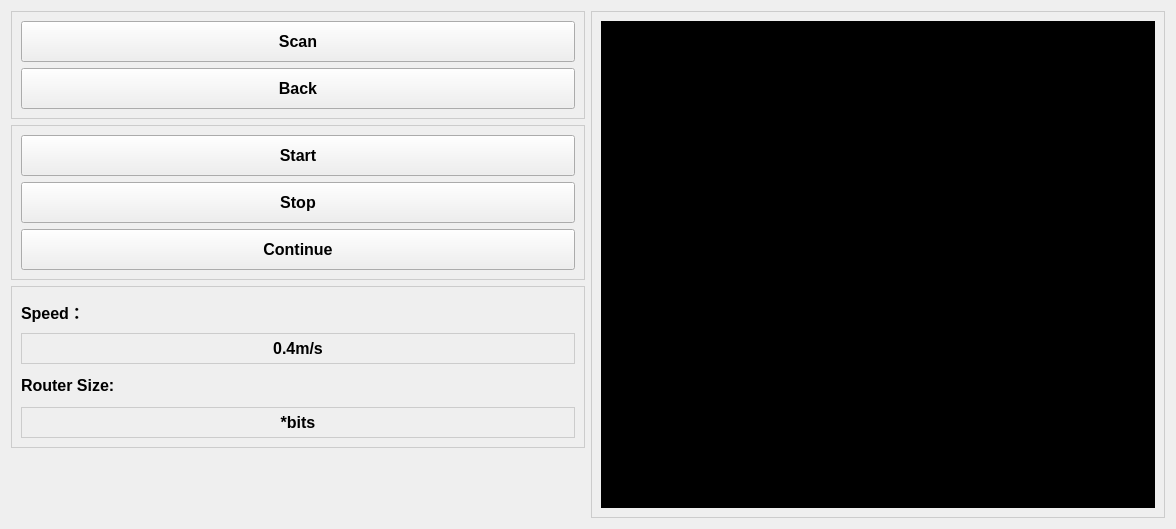
<?xml version="1.0" encoding="UTF-8"?>
<ui version="4.0">
 <class>Form</class>
 <widget class="QWidget" name="Form">
  <property name="geometry">
   <rect>
    <x>0</x>
    <y>0</y>
    <width>1176</width>
    <height>529</height>
   </rect>
  </property>
  <property name="windowTitle">
   <string>CNC_UI</string>
  </property>
  <property name="styleSheet">
   <string notr="true">QFrame#frame{
border:1px solid #cccccc;
}
QFrame#frame_2{
border:1px solid #cccccc;
}
QFrame#frame_3{
border:1px solid #cccccc;
}
QFrame#zoom_frame{
border:1px solid #cccccc;
}</string>
  </property>
  <layout class="QHBoxLayout" name="horizontalLayout" stretch="0,0">
   <item>
    <layout class="QVBoxLayout" name="verticalLayout_5">
     <item>
      <widget class="QFrame" name="frame">
       <property name="styleSheet">
        <string notr="true"/>
       </property>
       <property name="frameShape">
        <enum>QFrame::StyledPanel</enum>
       </property>
       <property name="frameShadow">
        <enum>QFrame::Raised</enum>
       </property>
       <layout class="QVBoxLayout" name="verticalLayout" stretch="0,0">
        <item>
         <widget class="QPushButton" name="scan_btn">
          <property name="minimumSize">
           <size>
            <width>121</width>
            <height>41</height>
           </size>
          </property>
          <property name="font">
           <font>
            <family>Arial</family>
            <pointsize>12</pointsize>
            <weight>75</weight>
            <bold>true</bold>
           </font>
          </property>
          <property name="text">
           <string>Scan</string>
          </property>
         </widget>
        </item>
        <item>
         <widget class="QPushButton" name="back_btn">
          <property name="minimumSize">
           <size>
            <width>121</width>
            <height>41</height>
           </size>
          </property>
          <property name="font">
           <font>
            <family>Arial</family>
            <pointsize>12</pointsize>
            <weight>75</weight>
            <bold>true</bold>
           </font>
          </property>
          <property name="text">
           <string>Back</string>
          </property>
         </widget>
        </item>
       </layout>
      </widget>
     </item>
     <item>
      <widget class="QFrame" name="frame_2">
       <property name="styleSheet">
        <string notr="true"/>
       </property>
       <property name="frameShape">
        <enum>QFrame::StyledPanel</enum>
       </property>
       <property name="frameShadow">
        <enum>QFrame::Raised</enum>
       </property>
       <layout class="QVBoxLayout" name="verticalLayout_2">
        <item>
         <widget class="QPushButton" name="start_btn">
          <property name="minimumSize">
           <size>
            <width>121</width>
            <height>41</height>
           </size>
          </property>
          <property name="font">
           <font>
            <family>Arial</family>
            <pointsize>12</pointsize>
            <weight>75</weight>
            <bold>true</bold>
           </font>
          </property>
          <property name="text">
           <string>Start</string>
          </property>
         </widget>
        </item>
        <item>
         <widget class="QPushButton" name="stop_btn">
          <property name="minimumSize">
           <size>
            <width>121</width>
            <height>41</height>
           </size>
          </property>
          <property name="font">
           <font>
            <family>Arial</family>
            <pointsize>12</pointsize>
            <weight>75</weight>
            <bold>true</bold>
           </font>
          </property>
          <property name="text">
           <string>Stop</string>
          </property>
         </widget>
        </item>
        <item>
         <widget class="QPushButton" name="continue_btn">
          <property name="minimumSize">
           <size>
            <width>121</width>
            <height>41</height>
           </size>
          </property>
          <property name="font">
           <font>
            <family>Arial</family>
            <pointsize>12</pointsize>
            <weight>75</weight>
            <bold>true</bold>
           </font>
          </property>
          <property name="text">
           <string>Continue</string>
          </property>
         </widget>
        </item>
       </layout>
      </widget>
     </item>
     <item>
      <widget class="QFrame" name="frame_3">
       <property name="styleSheet">
        <string notr="true"/>
       </property>
       <property name="frameShape">
        <enum>QFrame::StyledPanel</enum>
       </property>
       <property name="frameShadow">
        <enum>QFrame::Raised</enum>
       </property>
       <layout class="QVBoxLayout" name="verticalLayout_3">
        <item>
         <widget class="QLabel" name="label">
          <property name="minimumSize">
           <size>
            <width>121</width>
            <height>31</height>
           </size>
          </property>
          <property name="font">
           <font>
            <family>Arial</family>
            <pointsize>12</pointsize>
            <weight>75</weight>
            <bold>true</bold>
           </font>
          </property>
          <property name="text">
           <string>Speed：</string>
          </property>
         </widget>
        </item>
        <item>
         <widget class="QLabel" name="speed_label">
          <property name="minimumSize">
           <size>
            <width>121</width>
            <height>31</height>
           </size>
          </property>
          <property name="font">
           <font>
            <family>Arial</family>
            <pointsize>12</pointsize>
            <weight>75</weight>
            <bold>true</bold>
           </font>
          </property>
          <property name="styleSheet">
           <string notr="true">border:1px solid #cccccc;</string>
          </property>
          <property name="text">
           <string>0.4m/s</string>
          </property>
          <property name="alignment">
           <set>Qt::AlignCenter</set>
          </property>
         </widget>
        </item>
        <item>
         <widget class="QLabel" name="label_2">
          <property name="minimumSize">
           <size>
            <width>121</width>
            <height>31</height>
           </size>
          </property>
          <property name="font">
           <font>
            <family>Arial</family>
            <pointsize>12</pointsize>
            <weight>75</weight>
            <bold>true</bold>
           </font>
          </property>
          <property name="text">
           <string>Router Size:</string>
          </property>
         </widget>
        </item>
        <item>
         <widget class="QLabel" name="bits_label">
          <property name="minimumSize">
           <size>
            <width>121</width>
            <height>31</height>
           </size>
          </property>
          <property name="font">
           <font>
            <family>Arial</family>
            <pointsize>12</pointsize>
            <weight>75</weight>
            <bold>true</bold>
           </font>
          </property>
          <property name="styleSheet">
           <string notr="true">border:1px solid #cccccc;</string>
          </property>
          <property name="text">
           <string>*bits</string>
          </property>
          <property name="alignment">
           <set>Qt::AlignCenter</set>
          </property>
         </widget>
        </item>
       </layout>
      </widget>
     </item>
     <item>
      <spacer name="verticalSpacer_2">
       <property name="orientation">
        <enum>Qt::Vertical</enum>
       </property>
       <property name="sizeHint" stdset="0">
        <size>
         <width>20</width>
         <height>40</height>
        </size>
       </property>
      </spacer>
     </item>
    </layout>
   </item>
   <item>
    <layout class="QVBoxLayout" name="verticalLayout_6">
     <item>
      <widget class="QFrame" name="zoom_frame">
       <property name="frameShape">
        <enum>QFrame::StyledPanel</enum>
       </property>
       <property name="frameShadow">
        <enum>QFrame::Raised</enum>
       </property>
       <layout class="QVBoxLayout" name="verticalLayout_4">
        <item>
         <widget class="QLabel" name="label_3">
          <property name="styleSheet">
           <string notr="true">background-color: rgb(0, 0, 0);</string>
          </property>
          <property name="text">
           <string>TextLabel</string>
          </property>
         </widget>
        </item>
       </layout>
      </widget>
     </item>
    </layout>
   </item>
  </layout>
 </widget>
 <resources/>
 <connections/>
</ui>
